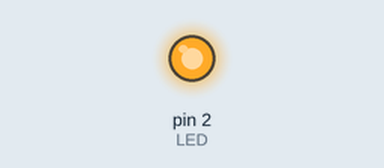
This sketch was run on a simulated Arduino Uno, built with avr-gcc and run on an emulated ATmega328P. On the bench: output pins drawn as LEDs (lit = HIGH).

Above: at 0.1 s.
At 5.9 s:
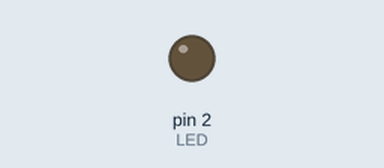
Timing chart, 0 to 7.4 s (numbered marks = the images above):
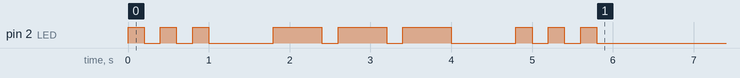

The sketch:

Morse_code.ino
```cpp
int LED = 2;
int dit = 200;
int dah = dit * 3;
int letterSpace = dit * 3;
int wordSpace = dit * 7;

void setup()
{
    // put your setup code here, to run once:
    pinMode(LED, OUTPUT);
    S_();
    delay(letterSpace);
    O_();
    delay(letterSpace);
    S_();
}
void dot()
{
    digitalWrite(LED, HIGH);
    delay(dit);
    digitalWrite(LED, LOW);
    delay(dit);
}
void dash()
{
    digitalWrite(LED, HIGH);
    delay(dah);
    digitalWrite(LED, LOW);
    delay(dit);
}
void space()
{
    delay(wordSpace);
}
void A_()
{
    dot();
    dash();
}
void B_()
{
    dash();
    dot();
    dot();
    dot();
}
void C_()
{
    dash();
    dot();
    dash();
    dot();
}
void D_()
{
    dash();
    dot();
    dot();
}
void E_()
{
    dot();
}
void F_()
{
    dot();
    dot();
    dash();
    dot();
}
void G_()
{
    dash();
    dash();
    dot();
}
void H_()
{
    dot();
    dot();
    dot();
    dot();
}
void I_()
{
    dot();
    dot();
}
void J_()
{
    dot();
    dash();
    dash();
    dash();
}
void K_()
{
    dash();
    dot();
    dash();
}
void L_()
{
    dot();
    dash();
    dot();
    dot();
}
void M_()
{
    dash();
    dash();
}
void N_()
{
    dash();
    dot();
}
void O_()
{
    dash();
    dash();
    dash();
}
void P_()
{
    dot();
    dash();
    dash();
    dot();
}
void Q_()
{
    dash();
    dash();
    dot();
    dash();
}
void R_()
{
    dot();
    dash();
    dot();
}
void S_()
{
    dot();
    dot();
    dot();
}
void T_()
{
    dash();
}
void U_()
{
    dot();
    dot();
    dash();
}
void V_()
{
    dot();
    dot();
    dot();
    dash();
}
void W_()
{
    dot();
    dash();
    dash();
}
void X_()
{
    dash();
    dot();
    dot();
    dash();
}
void Y_()
{
    dash();
    dot();
    dash();
    dash();
}
void Z_()
{
    dash();
    dash();
    dot();
    dot();
}

void loop()
{
}
```
